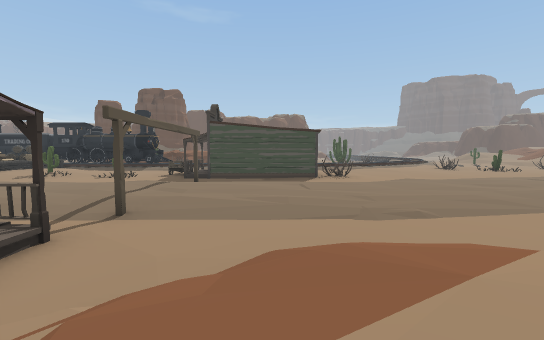
view 1 (above)

21 first-person views from a walk through a scene from a Unity 3-D project. The camera is 1.2 m above the floor, tilts 4° down and sees 90° across. The floor is counted in squares, 2 m on a side. Each view is taken from the middle of a square. On the plan, view 1 faces up. The plan holds only what a view shows up to about 9 squares ahead; the rest is blank. The place goes on beyond the plan. The player character is not drawn. Door leaves are left out, so doorways stand open.

view 2
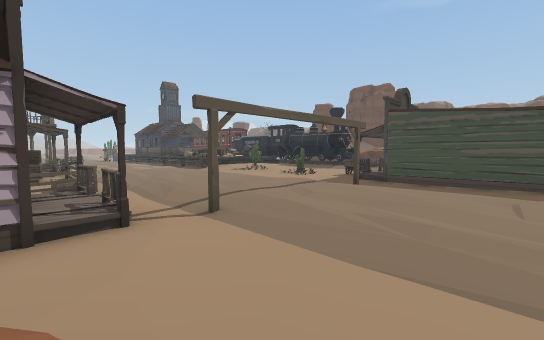

view 3
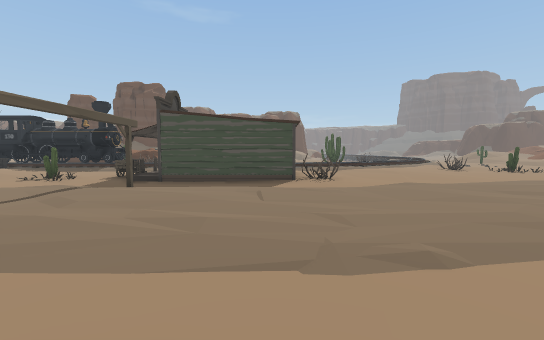

view 4
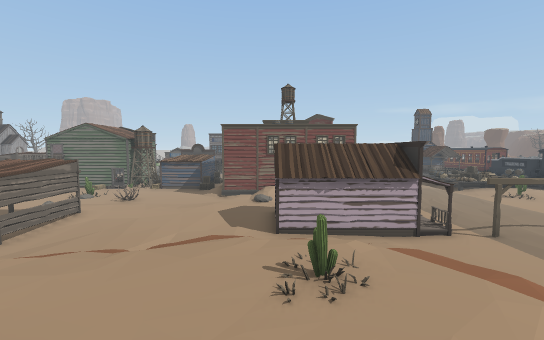

view 5
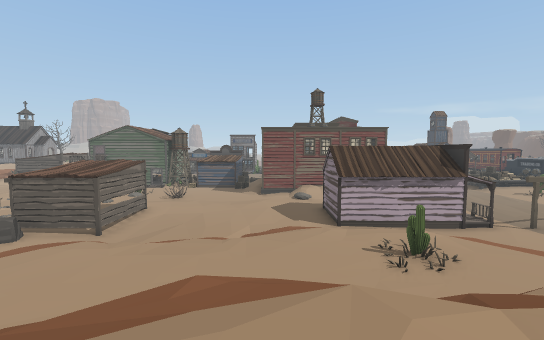

view 6
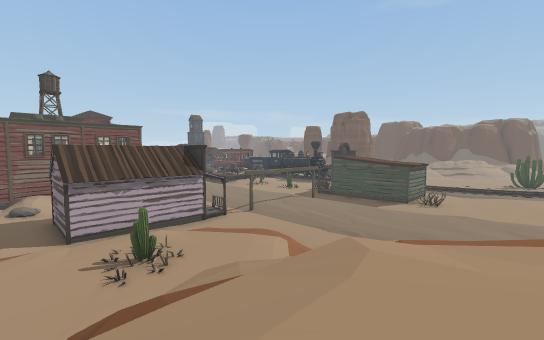

view 7
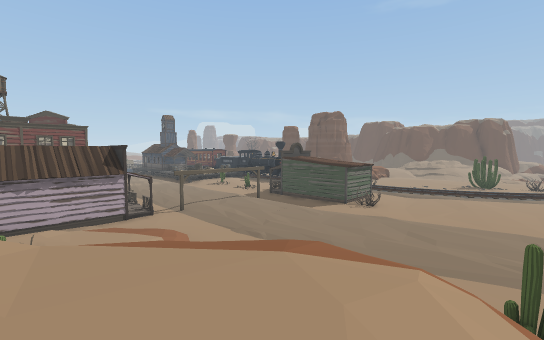

view 8
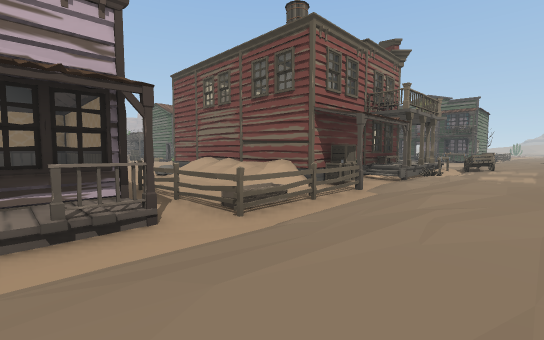

view 9
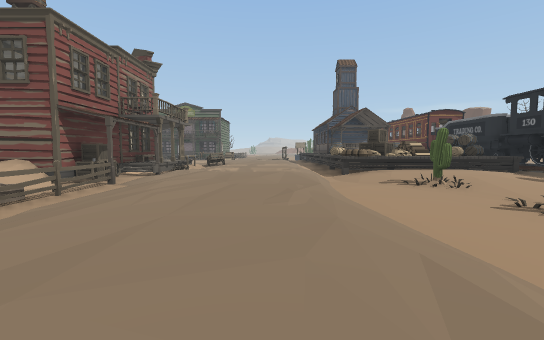

view 10
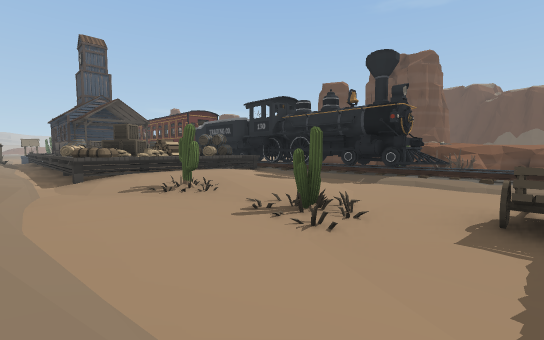

view 11
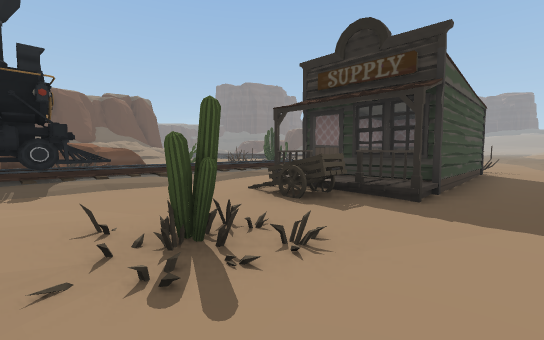

view 12
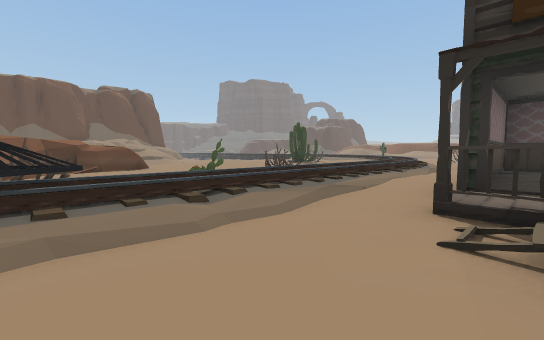

view 13
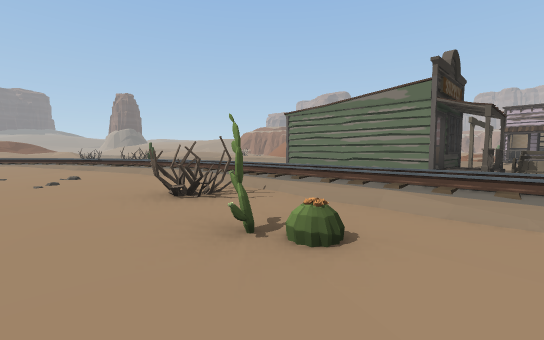

view 14
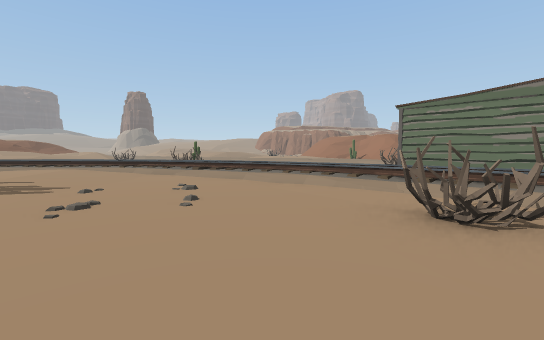

view 15
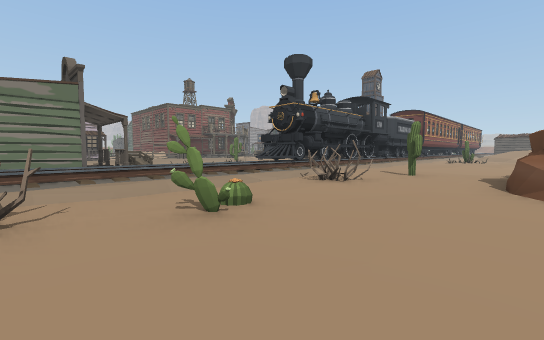

view 16
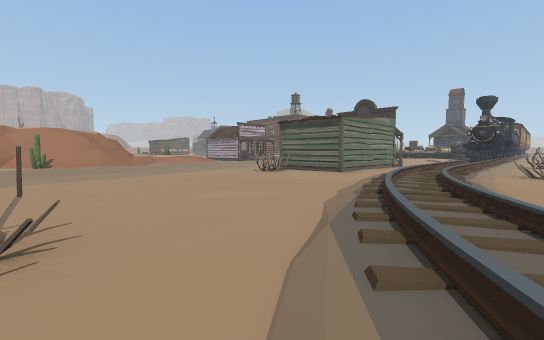

view 17
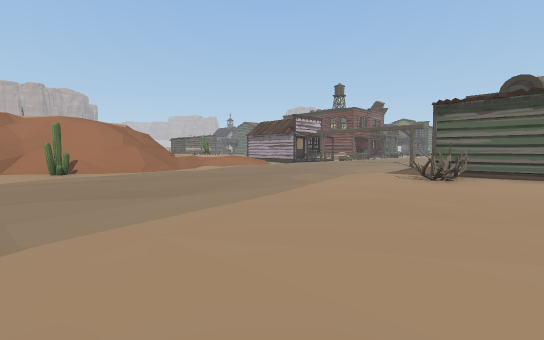

view 18
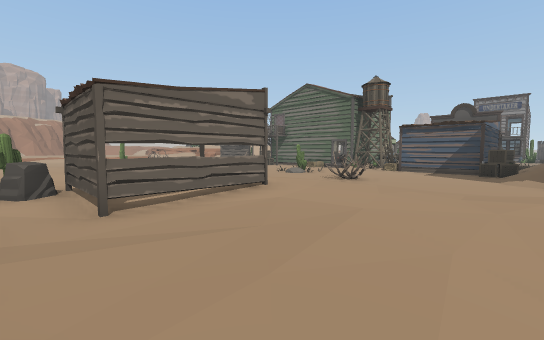

view 19
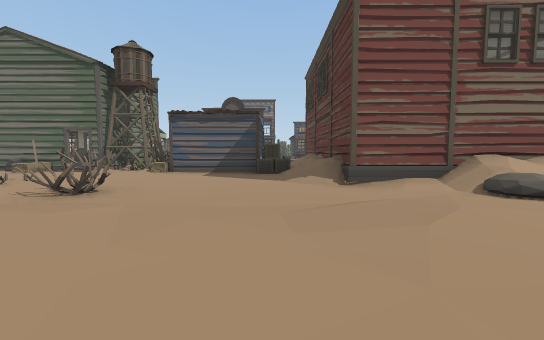

view 20
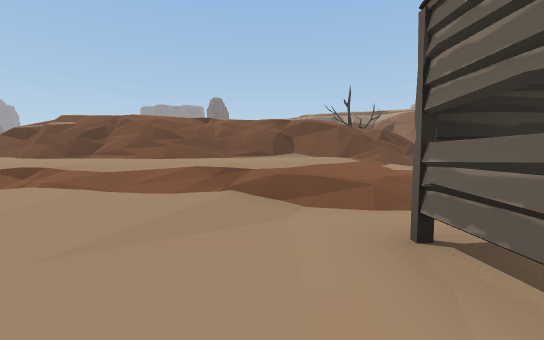

view 21
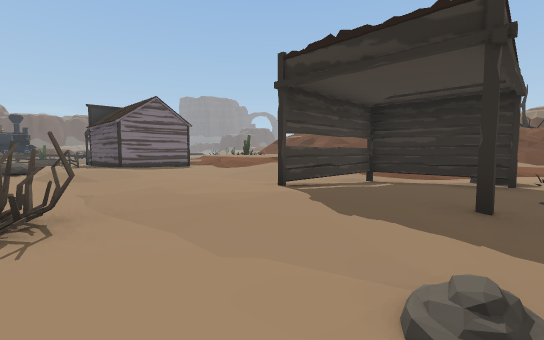

### Floor plan
Key: @ floor where view 1 was taken; # wall or solid block; . main floor; : floor 0.25 m higher than the main floor; - floor 0.25 m lower than the main floor; + floor 0.5 m higher than the main floor; * floor 0.75 m higher than the main floor; % floor 3.5 m higher than the main floor; & floor 3.75 m higher than the main floor; / step, stairs or slope; D open door; = window, fence, low wall or low ledge; ^ raised ledge; C crate; A cactus; B bush; S shed; R rock; W wheel; E barrel; T tower; O other object.
Columns run from 16 left of view 1 to 9 right of it. Each row starts with its distance up from view 1.
 20         ^^^...............
 19     ..-................::/
 18     :...A....AA........:/=
 17      .....B....BB....:///:
 16       ::::://///://:=://..
 15     O#WWOO#::::::/:=#:...B
 14     O#::/::///::::....:..B
 13     EE::......#####...:...
 12       :::.../OD   #.......
 11      O:::.A.OO#   #B......
 10  OO CO::A....O#####B......
  9 ^^^O^#.......----......:::
  8 :::::::::::.::#:::::::::::
  7     ::::::::::::::::::::::
  6 ::::::::::::::::::::::::::
  5 :O:::::::::::::::::::.....
  4  O#.:.:.......#...........
  3   ##=.CCOOOO/O...... ///A.
  2    #####/.O#=D--/+/   ////
  1        #/.O# #-:+**/  ////
  0         /..# #./@***///%//
 -1        #/..# #/**A**=/%&%
 -2         /.:###.****//%%
 -3        #/.::../****/=%%
 -4     ####.:::../+***/=%%
 -5     ///...:...::***///
 -6     C........:::***///
 -7     #........:::/***//
 -8      .....:.....****#/
 -9     #...B.:SSSS-+****/
-10    TT.....::..S-/+***/
-11     O..O..::..RR-:+++/
-12      .. ./.....A.::::/

Where each view was taken, in squares from view 1:
view 1: 0 up, 0 right, facing up
view 2: 2 up, 1 right, facing up-left
view 3: 2 up, 1 right, facing up
view 4: 2 down, 5 right, facing left
view 5: 4 down, 6 right, facing left
view 6: 3 down, 6 right, facing up-left
view 7: 1 down, 8 right, facing up-left
view 8: 6 up, 4 left, facing down-left
view 9: 7 up, 3 left, facing left
view 10: 8 up, 4 left, facing up-left
view 11: 9 up, 7 left, facing up-right
view 12: 12 up, 6 left, facing up-right
view 13: 19 up, 4 left, facing down-right
view 14: 20 up, 1 left, facing down-right
view 15: 20 up, 1 left, facing down-left
view 16: 17 up, 9 right, facing down-left
view 17: 12 up, 9 right, facing down-left
view 18: 5 down, 1 left, facing down-left
view 19: 6 down, 4 left, facing left
view 20: 8 down, 4 left, facing right
view 21: 12 down, 8 left, facing up-right
